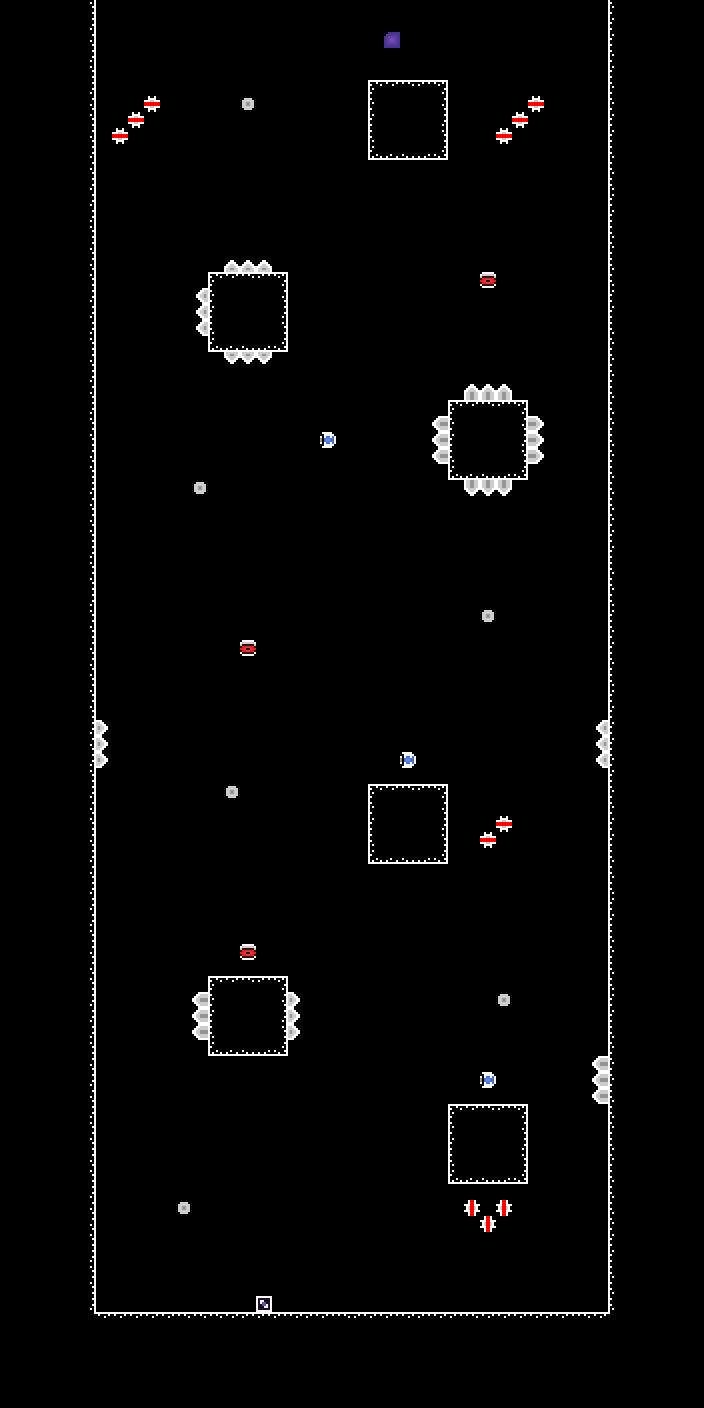

Below is a game level as drawn by its tile map, then a one-line description and the .tmx that defines it (tile-layer data replaced by summaries):
An orthogonal 44x88 tile map with 16x16 px tiles, 6 tile layers (ground, wall, props, coins, ...), 3 tilesets.

<map version="1.5" tiledversion="1.7.2" orientation="orthogonal" renderorder="right-down" width="44" height="88" tilewidth="16" tileheight="16" infinite="0" nextlayerid="8" nextobjectid="1">
 <editorsettings>
  <export target="../../maps/levels/1/1.csv" format="csv" />
 </editorsettings>
 <tileset firstgid="1" source="../tilesets/tiles.tsx" />
 <tileset firstgid="51" source="../tilesets/spawn_tiles.tsx" />
 <tileset firstgid="61" source="../tilesets/spikes_spawn.tsx" />
 <layer id="2" name="ground" width="44" height="88">
  <data>[3872 cells, 0 non-empty, 0 distinct tile ids]</data>
 </layer>
 <layer id="1" name="wall" width="44" height="88">
  <data>[3872 cells, 1398 non-empty, 19 distinct tile ids]</data>
 </layer>
 <layer id="3" name="props" width="44" height="88">
  <data>[3872 cells, 0 non-empty, 0 distinct tile ids]</data>
 </layer>
 <layer id="5" name="coins" width="44" height="88">
  <data>[3872 cells, 0 non-empty, 0 distinct tile ids]</data>
 </layer>
 <layer id="6" name="spikes" width="44" height="88">
  <data>[3872 cells, 47 non-empty, 10 distinct tile ids]</data>
 </layer>
 <layer id="4" name="spawns" width="44" height="88">
  <data>[3872 cells, 14 non-empty, 5 distinct tile ids]</data>
 </layer>
</map>
